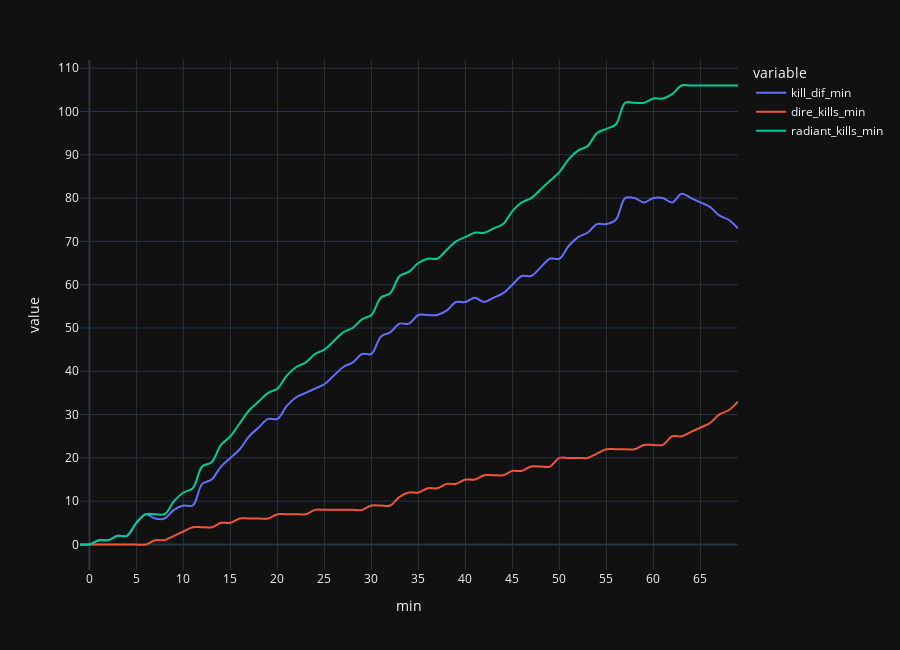
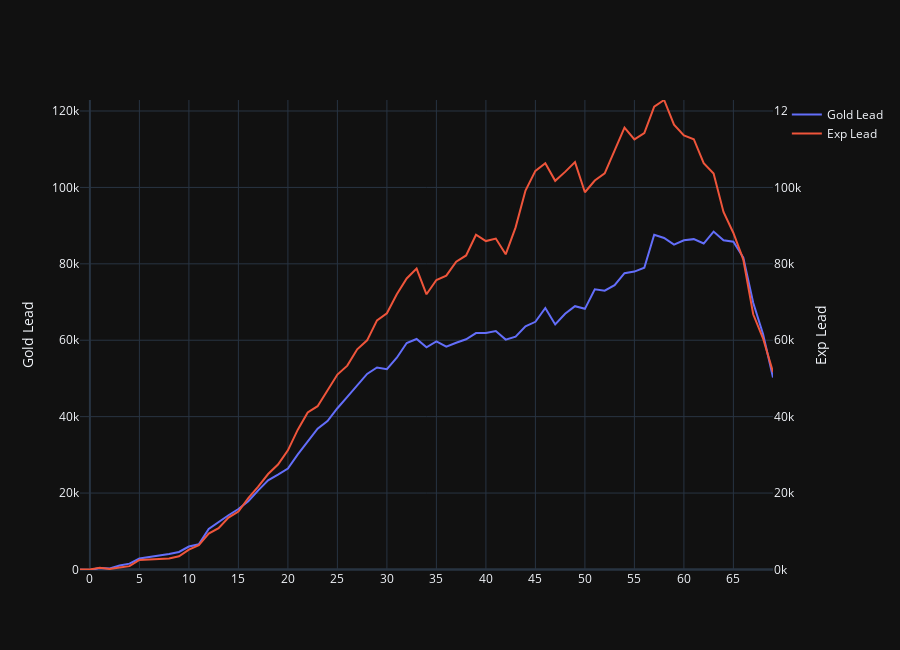

Here is the notebook cell these charts were saved with, in order:
### Markdown cell above
## line chart

### Code cell
line_chart = pd.DataFrame()

# kill difference timeline
line_chart["kill_dif_min"] = display_df_edit.set_index("match_id").loc[
    match_id_in, "kill_dif_list"
]
line_chart["kill_dif_min"] = line_chart["kill_dif_min"].apply(abs)
# make radiant kills and dire kills timeline
radiant_kills = []
dire_kills = []
for i in range(len(line_chart["kill_dif_min"])):
    radiant_kills.append(
        sum(
            eval(
                display_df_edit.set_index("match_id").loc[match_id_in, "radiantKills"]
            )[0:i]
        )
    )
    dire_kills.append(
        sum(
            eval(display_df_edit.set_index("match_id").loc[match_id_in, "direKills"])[
                0:i
            ]
        )
    )


line_chart["radiant_kills_min"] = radiant_kills
line_chart["dire_kills_min"] = dire_kills
line_chart["goldLead"] = eval(
    display_df_edit.set_index("match_id").loc[match_id_in, "radiantNetworthLeads"]
)
line_chart["EXPLead"] = eval(
    display_df_edit.set_index("match_id").loc[match_id_in, "radiantExperienceLeads"]
)
winrate = eval(display_df_edit.set_index("match_id").loc[match_id_in, "winRates"])
line_chart["winrate"] = np.append(
    np.array(winrate), [0] * (len(line_chart) - len(winrate))
)
line_chart["min"] = [i for i in range(-1, len(line_chart) - 1)]

# create line chart
fig = px.line(
    line_chart,
    x="min",
    y=["kill_dif_min", "dire_kills_min", "radiant_kills_min"],
    height=650,
    template="plotly_dark",
)
fig.update_traces(patch={"line_shape": "spline"})
fig.update_layout(
    xaxis=dict(tickmode="linear", tick0=0, dtick=5),
    yaxis=dict(tickmode="linear", tick0=0, dtick=10),
)

# create line chart networth, exp, winrate dif
figure = go.Figure()
figure.add_trace(
    go.Scatter(
        x=line_chart["min"], y=line_chart["goldLead"], name="Gold Lead", yaxis="y1"
    )
)
figure.add_trace(
    go.Scatter(
        x=line_chart["min"], y=line_chart["EXPLead"], name="Exp Lead", yaxis="y2"
    )
)
# Create axis objects
figure.update_layout(
    yaxis=dict(
        title="Gold Lead",
    ),
    yaxis2=dict(title="Exp Lead", overlaying="y", side="right", tickmode="sync"),
    height=650,
    template="plotly_dark",
)

all_min = line_chart[["goldLead", "EXPLead"]].min().min()
all_max = line_chart[["goldLead", "EXPLead"]].max().max()
figure.update_layout(
    yaxis=dict(range=[all_min, all_max]),
    yaxis2=dict(range=[all_min, all_max]),
    xaxis=dict(tickmode="linear", tick0=0, dtick=5)
)
fig.show()
figure.show()

### Figure 1 — Plotly figure (JSON) as saved in the notebook; plotly's stock layout.template omitted (floating-point values rounded to 4 significant figures)
{"data": [{"hovertemplate": "variable=kill_dif_min<br>min=%{x}<br>value=%{y}<extra></extra>", "legendgroup": "kill_dif_min", "line": {"color": "#636efa", "dash": "solid", "shape": "spline"}, "marker": {"symbol": "circle"}, "mode": "lines", "name": "kill_dif_min", "orientation": "v", "showlegend": true, "type": "scatter", "x": [-1, 0, 1, 2, 3, 4, 5, 6, 7, 8, 9, 10, 11, 12, 13, 14, 15, 16, 17, 18, 19, 20, 21, 22, 23, 24, 25, 26, 27, 28, 29, 30, 31, 32, 33, 34, 35, 36, 37, 38, 39, 40, 41, 42, 43, 44, 45, 46, 47, 48, 49, 50, 51, 52, 53, 54, 55, 56, 57, 58, 59, 60, 61, 62, 63, 64, 65, 66, 67, 68, 69], "xaxis": "x", "y": [0, 0, 1, 1, 2, 2, 5, 7, 6, 6, 8, 9, 9, 14, 15, 18, 20, 22, 25, 27, 29, 29, 32, 34, 35, 36, 37, 39, 41, 42, 44, 44, 48, 49, 51, 51, 53, 53, 53, 54, 56, 56, 57, 56, 57, 58, 60, 62, 62, 64, 66, 66, 69, 71, 72, 74, 74, 75, 80, 80, 79, 80, 80, 79, 81, 80, 79, 78, 76, 75, 73], "yaxis": "y"}, {"hovertemplate": "variable=dire_kills_min<br>min=%{x}<br>value=%{y}<extra></extra>", "legendgroup": "dire_kills_min", "line": {"color": "#EF553B", "dash": "solid", "shape": "spline"}, "marker": {"symbol": "circle"}, "mode": "lines", "name": "dire_kills_min", "orientation": "v", "showlegend": true, "type": "scatter", "x": [-1, 0, 1, 2, 3, 4, 5, 6, 7, 8, 9, 10, 11, 12, 13, 14, 15, 16, 17, 18, 19, 20, 21, 22, 23, 24, 25, 26, 27, 28, 29, 30, 31, 32, 33, 34, 35, 36, 37, 38, 39, 40, 41, 42, 43, 44, 45, 46, 47, 48, 49, 50, 51, 52, 53, 54, 55, 56, 57, 58, 59, 60, 61, 62, 63, 64, 65, 66, 67, 68, 69], "xaxis": "x", "y": [0, 0, 0, 0, 0, 0, 0, 0, 1, 1, 2, 3, 4, 4, 4, 5, 5, 6, 6, 6, 6, 7, 7, 7, 7, 8, 8, 8, 8, 8, 8, 9, 9, 9, 11, 12, 12, 13, 13, 14, 14, 15, 15, 16, 16, 16, 17, 17, 18, 18, 18, 20, 20, 20, 20, 21, 22, 22, 22, 22, 23, 23, 23, 25, 25, 26, 27, 28, 30, 31, 33], "yaxis": "y"}, {"hovertemplate": "variable=radiant_kills_min<br>min=%{x}<br>value=%{y}<extra></extra>", "legendgroup": "radiant_kills_min", "line": {"color": "#00cc96", "dash": "solid", "shape": "spline"}, "marker": {"symbol": "circle"}, "mode": "lines", "name": "radiant_kills_min", "orientation": "v", "showlegend": true, "type": "scatter", "x": [-1, 0, 1, 2, 3, 4, 5, 6, 7, 8, 9, 10, 11, 12, 13, 14, 15, 16, 17, 18, 19, 20, 21, 22, 23, 24, 25, 26, 27, 28, 29, 30, 31, 32, 33, 34, 35, 36, 37, 38, 39, 40, 41, 42, 43, 44, 45, 46, 47, 48, 49, 50, 51, 52, 53, 54, 55, 56, 57, 58, 59, 60, 61, 62, 63, 64, 65, 66, 67, 68, 69], "xaxis": "x", "y": [0, 0, 1, 1, 2, 2, 5, 7, 7, 7, 10, 12, 13, 18, 19, 23, 25, 28, 31, 33, 35, 36, 39, 41, 42, 44, 45, 47, 49, 50, 52, 53, 57, 58, 62, 63, 65, 66, 66, 68, 70, 71, 72, 72, 73, 74, 77, 79, 80, 82, 84, 86, 89, 91, 92, 95, 96, 97, 102, 102, 102, 103, 103, 104, 106, 106, 106, 106, 106, 106, 106], "yaxis": "y"}], "layout": {"height": 650, "legend": {"title": {"text": "variable"}, "tracegroupgap": 0}, "margin": {"t": 60}, "xaxis": {"anchor": "y", "domain": [0, 1], "dtick": 5, "tick0": 0, "tickmode": "linear", "title": {"text": "min"}}, "yaxis": {"anchor": "x", "domain": [0, 1], "dtick": 10, "tick0": 0, "tickmode": "linear", "title": {"text": "value"}}}}

### Figure 2 — Plotly figure (JSON) as saved in the notebook; plotly's stock layout.template omitted (floating-point values rounded to 4 significant figures)
{"data": [{"name": "Gold Lead", "type": "scatter", "x": [-1, 0, 1, 2, 3, 4, 5, 6, 7, 8, 9, 10, 11, 12, 13, 14, 15, 16, 17, 18, 19, 20, 21, 22, 23, 24, 25, 26, 27, 28, 29, 30, 31, 32, 33, 34, 35, 36, 37, 38, 39, 40, 41, 42, 43, 44, 45, 46, 47, 48, 49, 50, 51, 52, 53, 54, 55, 56, 57, 58, 59, 60, 61, 62, 63, 64, 65, 66, 67, 68, 69], "y": [-76, -141, 373, 263, 1017, 1529, 2858, 3170, 3679, 4075, 4575, 6001, 6594, 10579, 12487, 14188, 15816, 17844, 20702, 23328, 24810, 26407, 30103, 33383, 36829, 38838, 42196, 45182, 48300, 51174, 52868, 52412, 55423, 59289, 60334, 58159, 59695, 58295, 59333, 60258, 61879, 61901, 62426, 60163, 60915, 63612, 64825, 68434, 64140, 66941, 68908, 68218, 73319, 72966, 74393, 77545, 77964, 78987, 87615, 86762, 85006, 86177, 86461, 85310, 88440, 86172, 85791, 81649, 69809, 61592, 50215], "yaxis": "y"}, {"name": "Exp Lead", "type": "scatter", "x": [-1, 0, 1, 2, 3, 4, 5, 6, 7, 8, 9, 10, 11, 12, 13, 14, 15, 16, 17, 18, 19, 20, 21, 22, 23, 24, 25, 26, 27, 28, 29, 30, 31, 32, 33, 34, 35, 36, 37, 38, 39, 40, 41, 42, 43, 44, 45, 46, 47, 48, 49, 50, 51, 52, 53, 54, 55, 56, 57, 58, 59, 60, 61, 62, 63, 64, 65, 66, 67, 68, 69], "y": [0, 0, 460, 139, 529, 866, 2478, 2590, 2860, 2850, 3435, 5174, 6350, 9384, 10803, 13564, 15155, 18673, 21674, 24984, 27461, 31184, 36597, 41100, 42730, 46990, 51021, 53354, 57633, 59966, 65201, 67042, 72028, 76162, 78742, 72024, 75753, 76920, 80549, 82191, 87620, 85951, 86612, 82485, 89537, 99174, 104319, 106304, 101726, 104061, 106608, 98735, 101800, 103696, 109517, 115623, 112555, 114209, 121117, 122879, 116418, 113584, 112614, 106325, 103631, 93593, 88080, 81109, 66787, 60439, 51650], "yaxis": "y2"}], "layout": {"height": 650, "xaxis": {"dtick": 5, "tick0": 0, "tickmode": "linear"}, "yaxis": {"range": [-141, 122879], "title": {"text": "Gold Lead"}}, "yaxis2": {"overlaying": "y", "range": [-141, 122879], "side": "right", "tickmode": "sync", "title": {"text": "Exp Lead"}}}}
